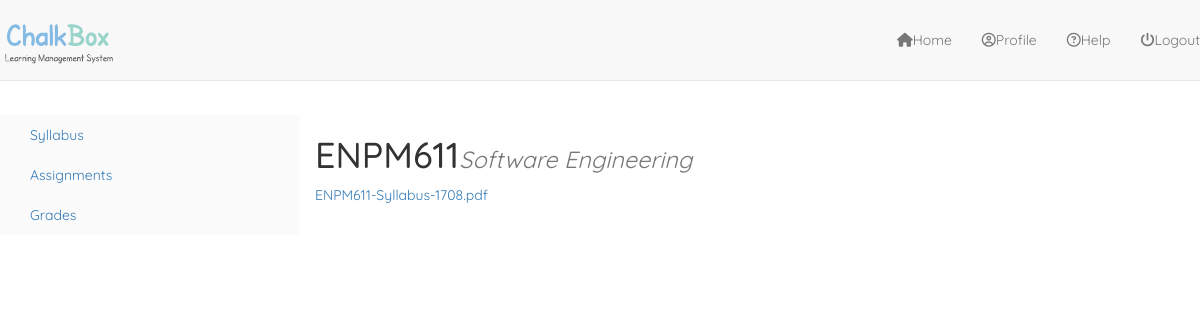
The app's page /courses/1/syllabus/ with its own data.
### courses/models.py (models this page shows, shortened)
class Course(models.Model):
    course_code = models.CharField(max_length=120)
    course_title = models.CharField(max_length=120)
    course_description = models.TextField(blank=True)
    updated     = models.DateTimeField(auto_now=True)
    timestamp   = models.DateTimeField(auto_now_add=True)
    syllabus	= models.FileField(null=True, blank=True)
    publish_syllabus   = models.BooleanField(default=False)

### courses/views.py (the view)
# urls.py: url(r'^(?P<cid>\d+)/syllabus/$', syllabus_view, name="syllabus_view"),
def syllabus_view(request, cid=None):
	instance = get_object_or_404(Course, id=cid)
	context = {
		"title": instance.course_title,
		"instance": instance,
	}
	return render(request, "course/syllabus.html", context)

### templates/course/syllabus.html (shortened to what this page needs)
{% extends "base_navbar.html" %}
{% block content %}
<div class="modal-body row">
	{% include "side_bar.html" with cid=instance.id %}
    <div class="col-md-9">
		<div class="content">
			<h1>{{ instance.course_code }}<small><i>{{ instance.course_title }}</i></small></h1>
			{% if instance.syllabus and instance.publish_syllabus %}
				<a href='{{ instance.syllabus.url }}'>{{ instance.syllabus }}</a>
			{% endif %}
		</div>
	</div>
</div>
{% endblock %}

### static_proj/static_root/css/navbar-static-top.css (style rules this page uses)
body { min-height: 2000px; }

### static_proj/static_root/css/custom.css (style rules this page uses)
html { height: 100%; margin: 0; padding: 0; border: 0; overflow-x: hidden; }
body { min-height: 100% !important; font-family: 'Quicksand', 'Raleway', sans-serif; margin: 0; padding: 0; border: 0; overflow-x: hidden; }

### static_proj/static_root/css/style.css (style rules this page uses)
*, *:before, *:after { box-sizing: border-box; }

### records on screen
Course: course_code "ENPM611", course_title "Software Engineering", syllabus "ENPM611-Syllabus-1708.pdf"
